Frame 1 (no input): blank canvas, image omitted
Frame 60 (the mouse pressed at the canvas centre just before this capture): blank canvas, image omitted
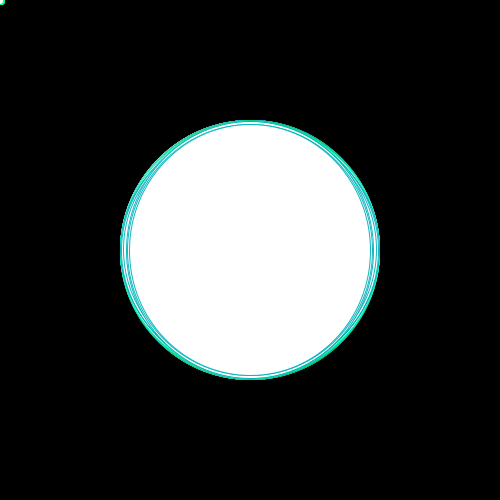
Frame 120 (the mouse held since frame 60 and released just before this capture)

The Processing sketch whose frames 1 and 60 were blank and that drew this single picture after the mouse press (run headless with seeded random() and noise(); from frame 60 on, the mouse is pressed at the canvas centre):

// Processing sketch: processing_52786
// ── processing_52786.pde

void setup() {
   size (500,500);
   background(0);
   smooth();
   stroke (255,30);
   
}

void draw() {
  color azul = color(0, random(126, 255), random(50, 255),240) ;
    stroke(azul);
    for (int i=0;i<10 ;i++) {
      ellipse (mouseX,mouseY,mouseX+random(-10,10),mouseY+random(-10,10));
    }
}
